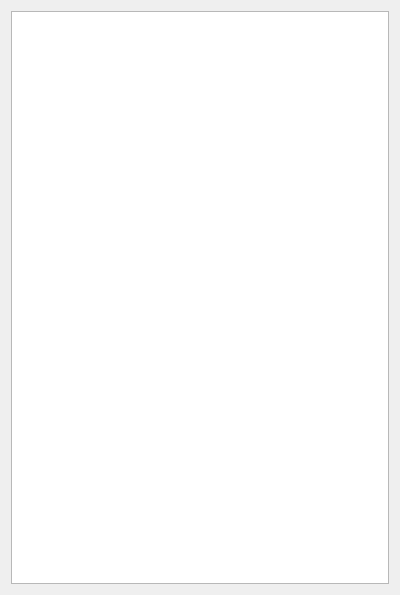
<?xml version="1.0" encoding="UTF-8"?>
<ui version="4.0">
 <class>Logger</class>
 <widget class="QWidget" name="Logger">
  <property name="geometry">
   <rect>
    <x>0</x>
    <y>0</y>
    <width>400</width>
    <height>595</height>
   </rect>
  </property>
  <property name="windowTitle">
   <string>Отчёт об ошибках</string>
  </property>
  <layout class="QGridLayout" name="gridLayout">
   <item row="0" column="0">
    <widget class="QListView" name="m_reportError_lv"/>
   </item>
  </layout>
 </widget>
 <resources/>
 <connections/>
</ui>
